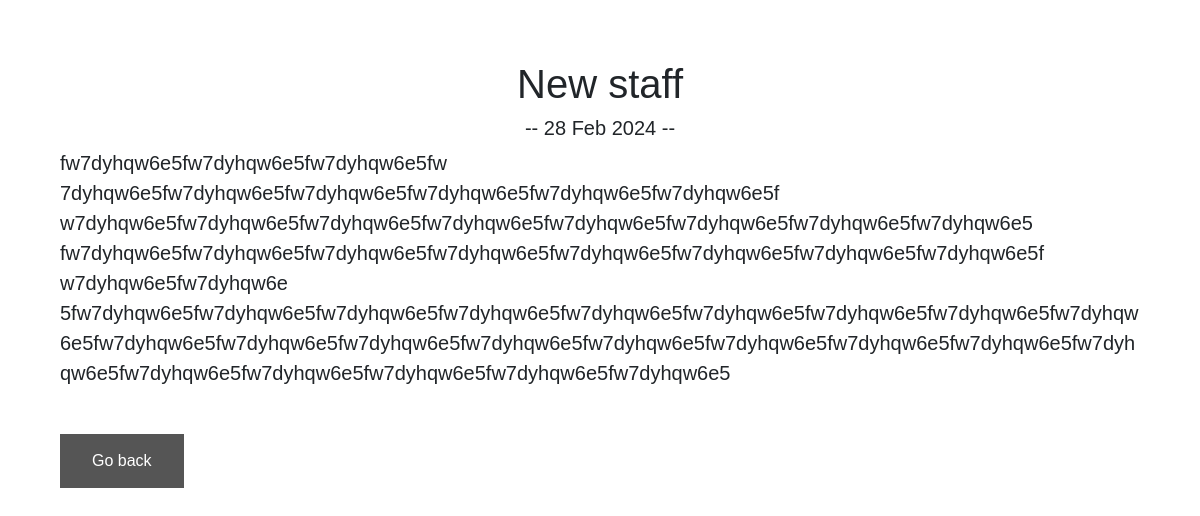
The app's page /blog/4/ with its own data.
### Blog/models.py (models this page shows, shortened)
class Blog(models.Model):
	title = models.CharField(max_length=200)
	text = models.TextField()
	date = models.DateField(auto_now=True)

### Blog/views.py (the view)
# urls.py: path('<int:blog_id>/', views.detail, name='detail'),
def detail(request, blog_id):
	blog = get_object_or_404(Blog, pk=blog_id)
	return render(request, 'Blog/detail.html', {'blog':blog})

### Blog/templates/Blog/detail.html (shortened to what this page needs)
<!DOCTYPE html5>
<html>
 <head>
<link rel="stylesheet" href="https://cdn.jsdelivr.net/npm/bootstrap@4.0.0/dist/css/bootstrap.min.css">
{% load static %}
 </head>
 <body>
<h1>{{ blog.title }}<h1>
<h5>-- {{blog.date| date:'d M Y' }} --</h5>
<p>{{ blog.text }}<p>
<br>
<a href="{% url 'blog' %}"><button>Go back</button></a>
 </body>
</html>

### Blog/templates/Blog/detail.html (style rules this page uses)
body { font-family: sans-serif; text-align: left; margin: 5%; margin-right: 5%; hyphens: auto; }
h1 { text-align: center; }
p { font-size: 20; text-align: left; word-wrap: break-word; hyphens: auto; }
h5 { text-align: center; }
button { background-color: #555555; border: none; color: white; padding: 15px 32px; text-align: center; text-decoration: none; display: inline-block; font-size: 16px; margin-left: auto; margin-right: auto }

### records on screen
Blog: title "New staff", date "28 Feb 2024", text "fw7dyhqw6e5fw7dyhqw6e5fw7dyhqw6e5fw 7dyhqw6e5fw7dyhqw6e5fw7dyhqw6e5fw7dyhqw6e5fw7dyhqw6e5fw7dyhqw6e5f w7dyhqw6e5fw7dyhqw6e5fw7dyhqw6e5fw7dyhqw6e5fw7dyhqw6e5fw7dyhqw6e5fw7dyhqw6e5fw7dyhqw6e5 fw7dyhqw6e5fw7dyhqw6e5fw7dyhqw6e5fw7dyhqw6e5fw7dyhqw6e5fw7dyhqw6e5fw7dyhqw6e5fw7dyhqw6e5f w7dyhqw6e5fw7dyhqw6e 5fw7dyhqw6e5fw7dyhqw6e5fw7dyhqw6e5fw7dyhqw6e5fw7dyhqw6e5fw7dyhqw6e5fw7dyhqw6e5fw7dyhqw6e5fw7dyhqw6e5fw7dyhqw6e5fw7dyhqw6e5fw7dyhqw6e5fw7dyhqw6e5fw7dyhqw6e5fw7dyhqw6e5fw7dyhqw6e5fw7dyhqw6e5fw7dyhqw6e5fw7dyhqw6e5fw7dyhqw6e5fw7dyhqw6e5fw7dyhqw6e5fw7dyhqw6e5"
